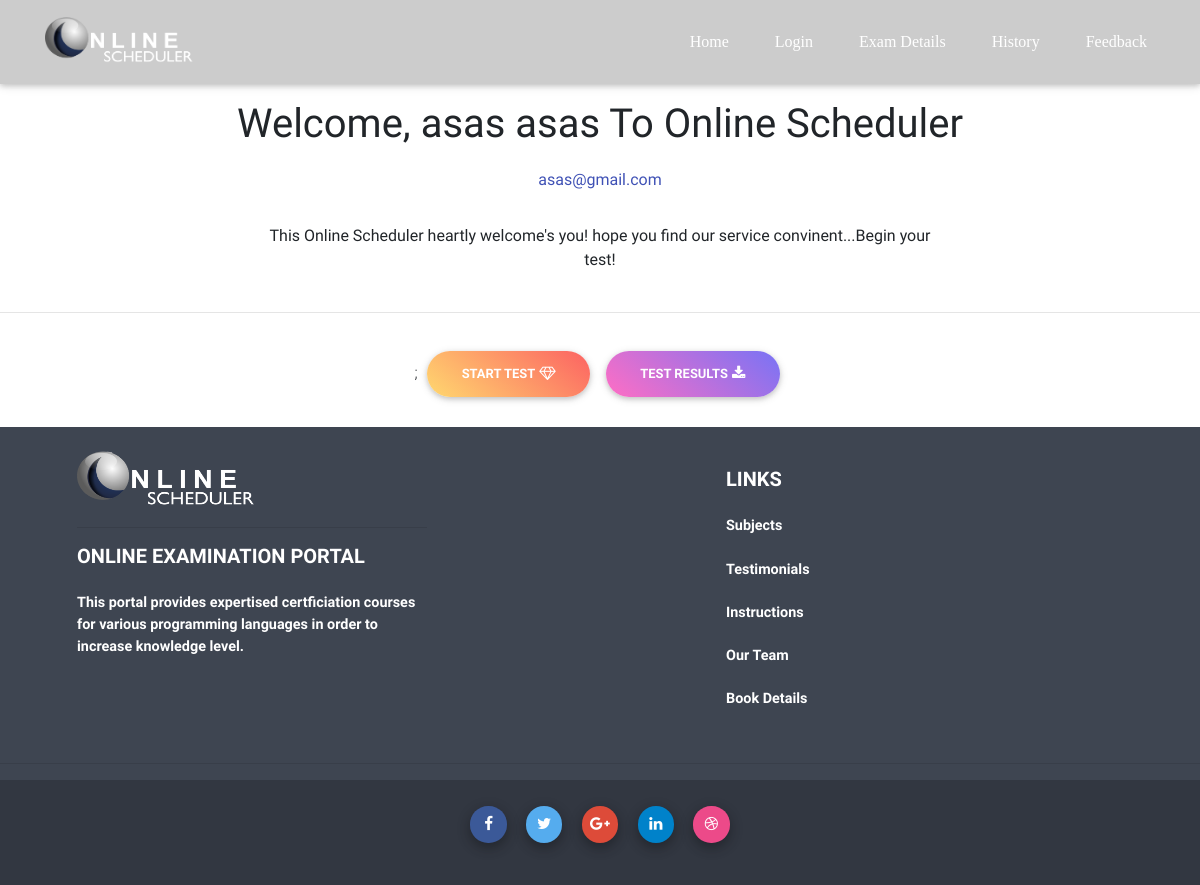
The app's page /home.php (signed in) with its own data.
### tables this page shows
CREATE TABLE `users` (
  `Uid` varchar(5) NOT NULL,
  `Uname` varchar(15) NOT NULL,
  `Uemail` varchar(30) NOT NULL,
  `Lpwd` varchar(12) NOT NULL,
  `Gender` varchar(6) NOT NULL,
  `Address` varchar(50) NOT NULL
);

### home.php (the view, shortened to what this page needs)
<?php
$Uemail = $_SESSION['email_tmp'];
$sdata = "SELECT * FROM users WHERE Uemail='$Uemail'";
$gdata = mysql_query($sdata);
$row = mysql_fetch_assoc($gdata);
$fname = $row["Uid"];
$lname = $row["Uname"];
$email = $row["Uemail"];
?>
<!DOCTYPE html>
<html lang="en">
<head>
    <link rel="stylesheet" href="https://maxcdn.bootstrapcdn.com/font-awesome/4.7.0/css/font-awesome.min.css">
    <link href="css/bootstrap.min.css" rel="stylesheet">
    <link href="css/mdb.min.css" rel="stylesheet">
    <link href="css/style.css" rel="stylesheet">
</head>
	<link rel="stylesheet" href="css/social-share-kit.css" type="text/css">
</head>
<body style="padding-right:0px !important;background-image: url(https://barbarashdwallpapers.com/wp-content/uploads/2015/07/Light-pink-wallpaper-with-flowers.jpg);">
    <nav class="navbar navbar-expand-lg h6 text-white sticky-top scrolling-navbar" id="mainNav" style="font-family:Gill Sans MT">
      <div class="container">
        <a class="navbar-brand js-scroll-trigger" href="#page-top"><img class="img" src="img/1.png" width="150px" height="50px"></a>
        <div class="collapse navbar-collapse" id="navbarResponsive">
          <ul class="navbar-nav ml-auto">
		  <li class="nav-item dropdown" style="margin: 0 0 0 30px;">
                <a class="nav-link" id="navbarDropdownMenuLink" aria-haspopup="true" aria-expanded="false" href="index.php" style="color: #FFFFFF;"><b>Home</b></a>
            </li>
            <li class="nav-item dropdown" style="margin: 0 0 0 30px;">
                <a class="nav-link" id="navbarDropdownMenuLink" data-toggle="dropdown" aria-haspopup="true" aria-expanded="false"><b>Login</b></a>
            </li>
			<li class="nav-item dropdown" style="margin: 0 0 0 30px;">
                <a class="nav-link" id="navbarDropdownMenuLink" data-toggle="dropdown" aria-haspopup="true" aria-expanded="false">Exam Details</a>
            </li>
            <li class="nav-item dropdown" style="margin: 0 0 0 30px;">
                <a class="nav-link" id="navbarDropdownMenuLink" data-toggle="dropdown" aria-haspopup="true" aria-expanded="false">History</a>
            </li>
			<li class="nav-item dropdown" style="margin: 0 0 0 30px;">
                <a class="nav-link" id="navbarDropdownMenuLink" data-toggle="dropdown" aria-haspopup="true" aria-expanded="false">Feedback</a>
            </li>
          </ul>
        </div>
      </div>
    </nav>
<div class="text-center ">
    <h1 class="card-title h1-responsive font-bold mt-3"><strong>Welcome, <?php echo $fname;?> <?php echo $lname; ?>	To Online Scheduler</strong></h1>
    <p class="pt-2 font-bold indigo-text"><strong><?php echo $email; ?> </strong></p>
    <div class="d-flex justify-content-center">
        <p class="card-text my-3" style="max-width: 43rem;"><b> This Online Scheduler heartly welcome's you! hope you find our service convinent...Begin your test!
        </b></p>
    </div>
    <hr class="my-4 pb-2">
    ;
    <a href="test.php" class="btn peach-gradient btn-rounded"><strong>Start Test<i class="fa fa-diamond ml-1"></i><strong></a>
    <a href="results.php" class="btn purple-gradient btn-rounded"><strong>Test Results<i class="fa fa-download ml-1"></i><strong></a>
</div>
<footer class="page-footer font-small stylish-color-dark pt-4 mt-4">
    <div class="container text-center text-md-left">
        <div class="row">
            <div class="col-md-4">
				<img class="img" src="img/1.png" width="180px" height="60px"><br><hr>
                <h5 class="text-uppercase mb-4 mt-3 font-weight-bold">Online examination Portal</h5>
                <p>This portal provides expertised certficiation courses for various programming languages in order to increase knowledge level.</p>
            </div>
            <div class="col-md-2 mx-auto">
                <h5 class="text-uppercase mb-4 mt-3 font-weight-bold">Links</h5>
                <ul class="list-unstyled">
                    <li>
                        <a href="subjects.html">Subjects</a><br><br>
                    </li>
                    <li>
                        <a href="testimonials.html">Testimonials</a><br><br>
                    </li>
                    <li>
                        <a href="instruction.html">Instructions</a><br><br>
                    </li>
                    <li>
                        <a href="ourteam.html">Our Team</a><br><br>
                    </li>
					<li>
                        <a href="books.html">Book Details</a><br><br>
                    </li>
                </ul>
            </div>
        </div>
    </div>
    <hr>
    <div class="text-center footer-copyright py-3">
        <ul class="list-unstyled list-inline">
            <li class="list-inline-item">
                <a class="btn-floating btn-sm btn-fb mx-1">
                    <i class="fa fa-facebook"> </i>
                </a>
            </li>
            <li class="list-inline-item">
                <a class="btn-floating btn-sm btn-tw mx-1">
                    <i class="fa fa-twitter"> </i>
                </a>
            </li>
            <li class="list-inline-item">
                <a class="btn-floating btn-sm btn-gplus mx-1">
                    <i class="fa fa-google-plus"> </i>
                </a>
            </li>
            <li class="list-inline-item">
                <a class="btn-floating btn-sm btn-li mx-1">
                    <i class="fa fa-linkedin"> </i>
                </a>
            </li>
            <li class="list-inline-item">
                <a class="btn-floating btn-sm btn-dribbble mx-1">
                    <i class="fa fa-dribbble"> </i>
                </a>
            </li>
        </ul>
    </div>
</footer>
</body>
</html>

### css/style.css (style rules this page uses)
html, body, .view { height: 100%; }
.navbar { background-color: rgba(0, 0, 0, 0.2); }

### home.php (style rules this page uses)
html, body, header, .carousel { height: 70vh; }

### records on screen
users: Uid "asas", Uname "asas", Uemail "asas@gmail.com"
